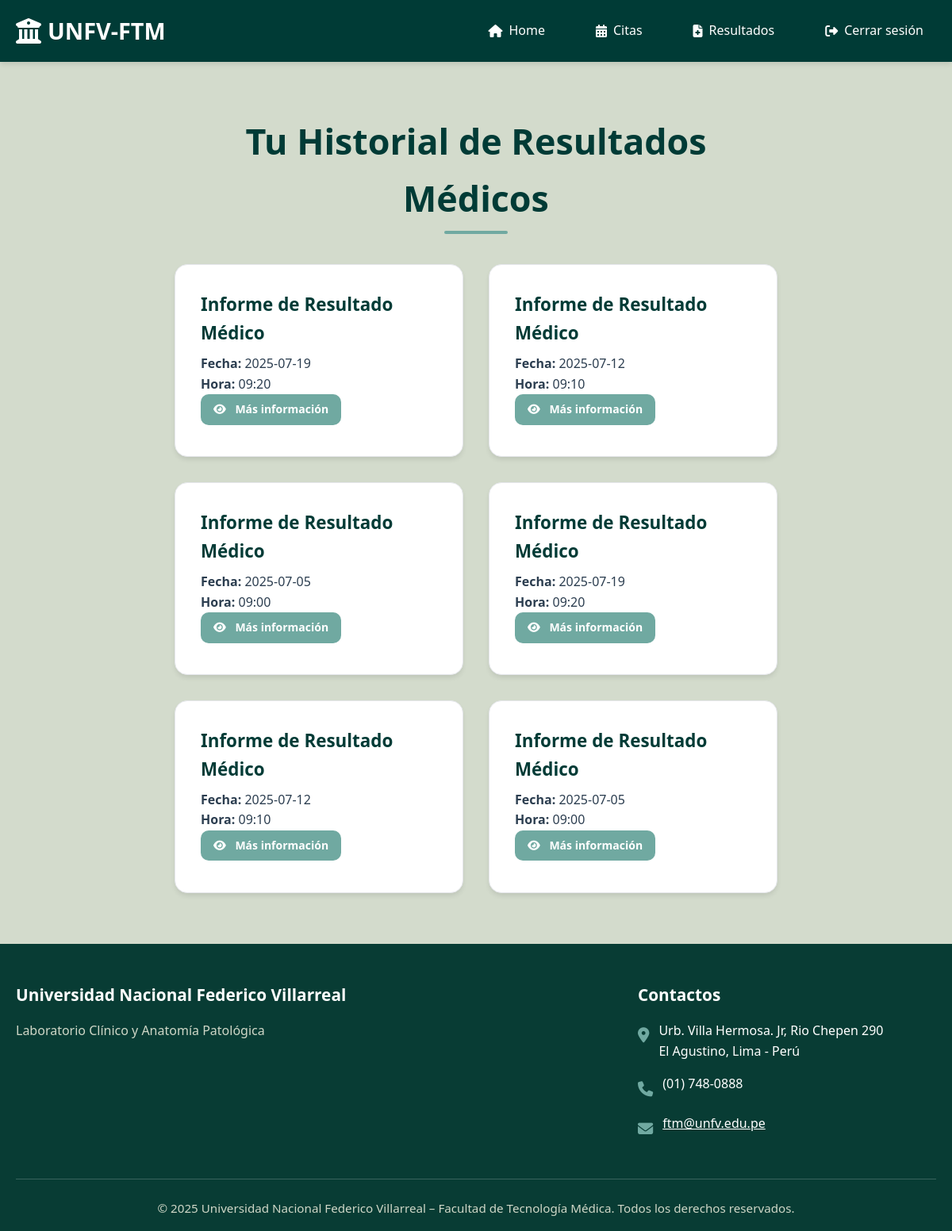
Page /historial_resultados (signed in) on the earlier database version.
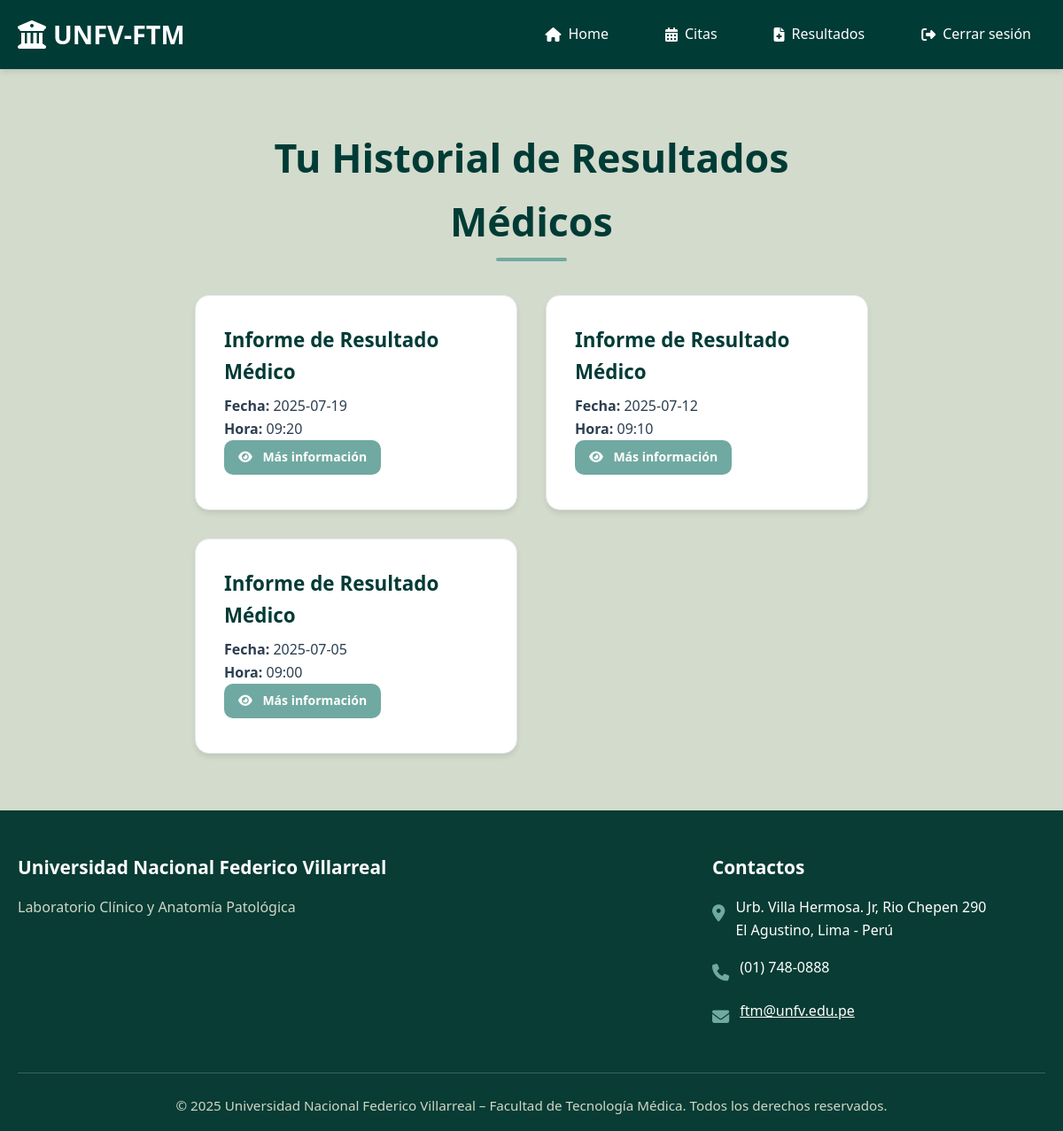
Same page on the later database version.
### tables this page shows
CREATE TABLE resultados_usuario (
                id_resultado INTEGER PRIMARY KEY,
                id_usuario INTEGER NOT NULL,
                fecha_envio VARCHAR(100),
                hora_envio VARCHAR(100),
                glucosa VARCHAR(100),
                colesterol VARCHAR(100),
                rbc VARCHAR(100),
                hemoglobina VARCHAR(100),
                hematocrito VARCHAR(100),
                wbd VARCHAR(100),
                rpl VARCHAR(100),
                grupo_sanguineo VARCHAR(100),
                eco TEXT,
                parasitalogico_simple TEXT,
                parasitalogico_seriado TEXT,
                pr_dengue TEXT,
                pr_helicobacter TEXT,
                link_drive TEXT,
                FOREIGN KEY (id_usuario) REFERENCES usuario(id_usuario)
                    ON DELETE CASCADE
                    ON UPDATE CASCADE
            );

### app.py (the view)
@app.route('/historial_resultados')
def historial_resultados():
    if 'user_id' not in session:
        return redirect(url_for('login'))
    conn = get_db()
    cur = conn.cursor()
    user_id = session['user_id']
    cur.execute("""
        SELECT id_resultado, id_usuario, fecha_envio, hora_envio
        FROM resultados_usuario
        WHERE id_usuario = ?
        ORDER BY id_resultado DESC
    """, (user_id,))
    resultados = cur.fetchall()
    conn.close()
    return render_template('historial_resultados.html', resultados=resultados)

### app.py (called while the page is built)
def get_db():
    conn = sqlite3.connect(DATABASE)
    conn.row_factory = sqlite3.Row
    return conn

@app.context_processor
def inject_user():
    return dict(user=session.get('user_name'))

### templates/historial_resultados.html (shortened to what this page needs)
{% extends 'base.html' %}
{% block content %}
<section class="section">
  <div class="container" style="max-width: 800px;">
    <h2 class="text-center">Tu Historial de Resultados Médicos</h2>
    {% if resultados %}
      <div class="cards-grid">
        {% for resultado in resultados %}
        <div class="card">
          <h3 style="margin-bottom: 0.5rem;">Informe de Resultado Médico</h3>
          <p><strong>Fecha:</strong> {{ resultado['fecha_envio'] }}</p>
          <p><strong>Hora:</strong> {{ resultado['hora_envio'] }}</p>
          <a class="btn btn-secondary btn-small" href="{{ url_for('ver_resultados_especifico', id_resultado=resultado['id_resultado']) }}">
            <i class="fas fa-eye"></i> Más información
          </a>
        </div>
        {% endfor %}
      </div>
    {% else %}
      <div class="card text-center" style="margin-top:2rem;">
        <p>No tienes resultados registrados.</p>
      </div>
    {% endif %}
  </div>
</section>
{% endblock %}

Differences in the rows shown:
removed resultados_usuario: fecha_envio "2025-07-19", hora_envio "09:20"
removed resultados_usuario: fecha_envio "2025-07-12", hora_envio "09:10"
removed resultados_usuario: fecha_envio "2025-07-05", hora_envio "09:00"
